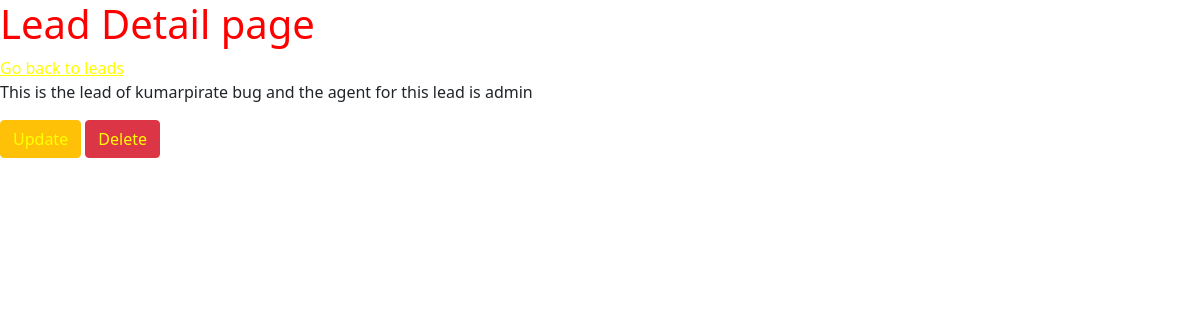
The page /leads/1 on the database its author committed.
### leads/models.py (models this page shows, shortened)
class Lead(models.Model):
    first_name = models.CharField(max_length=50)
    last_name = models.CharField(max_length=50)
    age = models.IntegerField(default=0)
    agent = models.ForeignKey(Agent, on_delete=models.CASCADE)

class Agent(models.Model):
    user = models.OneToOneField(User, on_delete=models.CASCADE)
    def __str__(self):
        return self.user.username

class User(AbstractUser):
    pass

### leads/views.py (the view)
# urls.py: path('<int:pk>', views.LeadDetailView.as_view(), name="lead-detail"),
class LeadDetailView(DetailView):
    template_name = "leads/lead_detail.html"
    queryset = leads = Lead.objects.all()

### leads/templates/leads/lead_detail.html
{% extends 'base.html' %}
{% load static %}
{% block css %}
<link rel="stylesheet" href="{% static 'leads/css/style.css' %}">
{% endblock css %}
{% block content %}
<h1>Lead Detail page</h1>
<a href="{% url 'leads:lead-list' %}">Go back to leads</a>
<p>This is the lead of {{lead.first_name}} {{lead.last_name}} and the agent for this lead is {{lead.agent}}</p>
<a href="{% url 'leads:lead-update' lead.pk %}" class="btn btn-warning">Update</a>
<a href="{% url 'leads:lead-delete' lead.pk %}" class="btn btn-danger">Delete</a>
{% endblock content %}

### static/css/style.css (style rules this page uses)
a { color: yellow !important; }
h1 { color: red !important; }

### rows shown on the page
Lead: first_name "kumarpirate", last_name "bug", agent "admin"
